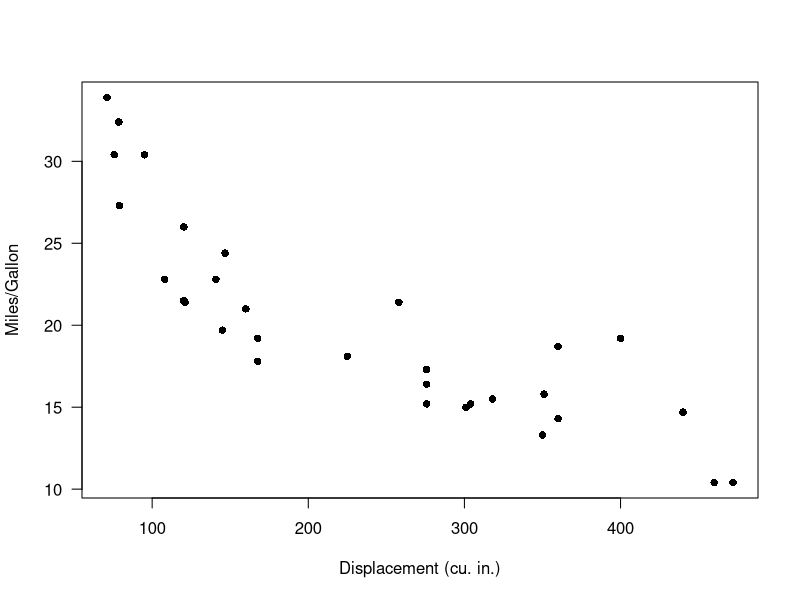
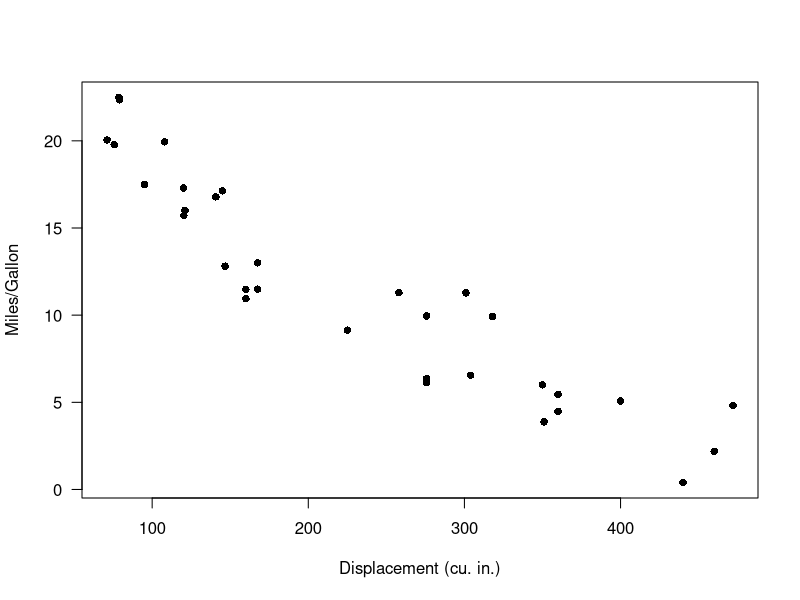

Reproduce these figures in R, in order. (Note: this script raises an error after producing the figures.)
## ---- chunk 1
knitr::opts_chunk$set(echo = TRUE, cache = TRUE)
## ---- chunk 2

#  NRES 746, Lecture 4     -------------------------------                  
#   University of Nevada, Reno                       
#   Likelihood                                       
#     Assessing the probability of the data          
#     under a fully specified data-generating model        

## ---- chunk 3

# Demo: using data simulation to make inferences ----------------

data(mtcars)    # use the 'mtcars' data set as an example 

# ?mtcars

plot(mpg~disp, data = mtcars, las = 1, pch = 16, xlab = "Displacement (cu. in.)", ylab = "Miles/Gallon")   # visualize the relationship

## ---- chunk 4

# try an exponential model

mu_func <- function(x,a,b){
  a*exp(b*x)        # deterministic exponential decline (assuming b is negative)
}

DataGenerator <- function(x,params){
  a=params[1]; b=params[2]; sigma=params[3]
  rnorm(length(x),mu_func(x,a,b),sigma)     
}

## ---- chunk 5

## generate data under an assumed process model -----------------

xvals=mtcars$disp    # xvals same as data (there is no random component here- we can't really "sample" x values)
params <- c(  
  a = 30,             # set model parameters arbitrarily (eyeballing to the data) (see Bolker book)
  b = -0.005,   # = 1/200
  sigma=2
)

yvals <- DataGenerator(xvals,params)

plot(yvals~xvals,las = 1, pch = 16, xlab = "Displacement (cu. in.)", ylab = "Miles/Gallon")      # plot the simulated data


## ---- chunk 6

## assess goodness-of-fit of a known data-generating model --------------------

VisualizeModelWithData <- function(x,params){ 
  lots=1000
  plotdat = data.frame(xseq=round(seq(min(x),max(x),length=25)))
  results = replicate(lots,DataGenerator(plotdat$xseq,params))
      # now make a boxplot of the results
  bounds=sapply(1:nrow(results), function(t) c(lb=quantile(results[t,],0.025,names=F), ub=quantile(results[t,],0.975,names=F), mean=mean(results[t,]))  )
  plotdat = cbind(plotdat,t(bounds))
  plot = ggplot(plotdat,aes(x=xseq,y=mean)) +
    geom_ribbon(aes(ymin=lb,ymax=ub),fill="gray") +
    geom_path(lwd=2) + 
    geom_point(data=mtcars,aes(x=disp,y=mpg),col="darkgreen") +
    labs(x="Displacement",y="mpg",title ="Plausible data under this model" ) +
    theme_classic()
  print(plot)
}

## ---- chunk 7

VisualizeModelWithData(xvals,params)    # run the function to visualize the range of data that could be produced under this model

## ---- chunk 8

# now change the parameters and see if the data fit to the model

params["a"]=45       # was 30
params["b"]=-0.005   
    
VisualizeModelWithData(xvals,params)   

## ---- chunk 9

# try again- select a new set of parameters

params["b"]=-0.002   # was -0.005
params["sigma"]=3    # was 2
    
VisualizeModelWithData(xvals,params)   
## ---- chunk 10

# Work with likelihood! ---------------------

obs.data <- mtcars[1,c("mpg","disp")]    # for simplicity, consider only the first observation
obs.data

## ---- chunk 11

## "best fit" parameters from above   ----------------

params["a"]=35            # fill the list with the "best fit" parameter set from above (this is still just an educated guess) 
params["b"]= -0.0029   
params["sigma"]=0.95

expected_val <- mu_func(obs.data$disp,params["a"],params["b"])   
expected_val      # expected mpg for the first observation in the "mtcars" dataset

## ---- chunk 12

## Visualize the likelihood of this single observation.  ------------------------

mu_star = expected_val   # expected (mean) value for this observation, given the data generating model
sigma_star = params['sigma']    # standard deviation

curve(dnorm(x,mu_star,sigma_star),10,30,xlab="Response outcome under the specified model",ylab="probability density")   # probability of all plausible mpg values under the data generating model.  
abline(v=obs.data$mpg,col="red",lwd=2)    # overlay the observed data

## ---- chunk 13

## compute the likelihood of the first observation  ---------------------

likelihood1 = dnorm(obs.data$mpg,mu_star,sigma_star)
likelihood1

## ---- chunk 14

## Visualize the likelihood of two observations. ---------------

obs.data <- mtcars[c(1,3),c("mpg","disp")]
obs.data

par(mfrow=c(1,2))  # set up graphics!

for(i in 1:nrow(obs.data)){
  curve(dnorm(x,mu_func(obs.data$disp[i],params['a'],params['b']),params['sigma']),10,30,xlab="mpg",ylab="probability density")   # probability density
  abline(v=obs.data$mpg[i],col="red",lwd=2)
}

## ---- chunk 15

## compute the likelihood of observing BOTH data points  ----------------

Likelihood <- dnorm(obs.data$mpg[1],mu_func(obs.data$disp[1],params['a'],params['b']),params['sigma']) *
              dnorm(obs.data$mpg[2],mu_func(obs.data$disp[2],params['a'],params['b']),params['sigma'])  
Likelihood

## ---- chunk 16
prod(dnorm(obs.data$mpg,mu_func(obs.data$disp,params['a'],params['b']),params['sigma']))
## ---- chunk 17

# and now... four observations!

obs.data <- mtcars[c(1,3,4,5),c("mpg","disp")]
obs.data

par(mfrow=c(2,2))  # set up graphics!

for(i in 1:nrow(obs.data)){
  curve(dnorm(x,mu_func(obs.data$disp[i],params['a'],params['b']),params['sigma']),10,30,xlab="mpg",ylab="probability density")   # probability density
  abline(v=obs.data$mpg[i],col="red",lwd=2)
}


## ---- chunk 18

    # compute the likelihood of observing all four data points
prod(dnorm(obs.data$mpg,mu_func(obs.data$disp,params['a'],params['b']),params['sigma']))

## ---- chunk 19

       # Finally, compute the likelihood of ALL data points in the entire data set, using the "prod()" function
full.data <- mtcars[,c("mpg","disp")]

prod(dnorm(full.data$mpg,mu_func(full.data$disp,params['a'],params['b']),params['sigma']))

## ---- chunk 20

## Compute the log-likelihood (easier to work with!)  -----------------------

l <- sum(dnorm(full.data$mpg,mu_func(full.data$disp,params['a'],params['b']),params['sigma'],log=TRUE)) 
l
exp(l)   # we can convert back to likelihood if we want...

## ---- chunk 21

# Example likelihood function!  --------------------------------

# Arguments:
#   params: bundled vector of free parameters for the known data-generating model
#   df: a data frame that holds the observed response variable and covariates
#   yvar: the name of the response variable (ancillary)
#   xvar: the name of the predictor variable (ancillary)

mtcars_LL <- function(params,df=mtcars,yvar="mpg",xvar="disp"){
  sum(dnorm(df$mpg,mu_func(df$disp,params['a'],params['b']),params['sigma'],log=TRUE)) 
}
mtcars_LL(unlist(params),df=mtcars,yvar="mpg",xvar="disp")

## ---- chunk 22

# Use numerical optimization methods to identify the maximum likelihood estimate (and the likelihood at the MLE)

optimizedLik <- optim(fn=mtcars_LL,par=params,control=list(fnscale=-1),hessian = T)  # note, the control param is set so that "optim" maximizes rather than minimizes the Log-likelihood. 

## ---- chunk 23

MLE = optimizedLik$par   # maximum likelihood parameter estimates
MLE
## ---- chunk 24

LogLik = optimizedLik$value   # log likelihood for the best model
LogLik

## ---- chunk 25

# visualize goodness-of-fit for the best model  ----------------------

xvals <- mtcars$disp
yvals <- mtcars$mpg
VisualizeModelWithData(xvals,MLE)

## ---- chunk 26

# Estimating parameter uncertainty -------------------------

# Visualize a "slice" of the likelihood function

allvals <- seq(-1/1000,-1/200,length=200)
paramslist <- lapply(allvals, function(t){MLE['b']=t;MLE } )
slice <- sapply(paramslist, function(t) exp(mtcars_LL(t))) 

plot(allvals,slice,type="l",main="Likelihood Slice",xlab="Parameter Slice for \'b\'",ylab="Likelihood")

## ---- chunk 27

# Work with log-likelihood instead...

allvals <- seq(-1/1000,-1/200,length=200)
paramslist <- lapply(allvals, function(t){MLE['b']=t;MLE } )
slice <- sapply(paramslist, function(t) mtcars_LL(t)) 

plot(allvals,slice,type="l",main="Log Likelihood Slice",xlab="Parameter Slice for \'b\'",ylab="Log-Likelihood")

## ---- chunk 28

# zoom in closer to the MLE

allvals <- seq(-1/550,-1/350,length=200)
paramslist <- lapply(allvals, function(t){MLE['b']=t;MLE } )
slice <- sapply(paramslist, function(t) mtcars_LL(t)) 

plot(allvals,slice,type="l",main="Log Likelihood Slice",xlab="Parameter Slice for \'b\'",ylab="Log-Likelihood")
## ---- chunk 29

# what parameter values are within 2 log likelihood units of the best value?  -------------

plot(allvals,slice,type="l",main="Log Likelihood Slice",xlab="Parameter Slice for \'b\'",ylab="Log-Likelihood")
abline(v=MLE['b'],lwd=3,col="blue")
abline(h=(LogLik-2))

## ---- chunk 30

# Generate an approximate 95% confidence interval for the "b" parameter -----------------

reasonable_parameter_values <- allvals[slice>=(LogLik-2)]
min(reasonable_parameter_values)
max(reasonable_parameter_values)
plot(allvals,slice,type="l",main="Log Likelihood slice",xlab="Parameter Slice for \'b\'",ylab="Log-Likelihood")
abline(v=MLE['b'],lwd=3,col="blue")
abline(h=(LogLik-2))
abline(v=min(reasonable_parameter_values),lwd=1,col="blue")
abline(v=max(reasonable_parameter_values),lwd=1,col="blue")

## ---- chunk 31

# A better confidence interval, using the likelihood "profile" -----------------

# first, visualize the likelihood surface in 2 dimensions

a <- seq(5,50,length=200)
b <- seq(-1/300,-1/800,length=200)

LLsurface <- expand.grid(a,b)
colnames(LLsurface) <- c("a","b")
paramslist <- lapply(1:nrow(LLsurface), function(t){MLE['a']=LLsurface$a[t];MLE['b']=LLsurface$b[t];MLE } )
LLsurface$LL <- sapply(paramslist, function(t) mtcars_LL(t)) 

summary(LLsurface)

ggplot(LLsurface,mapping =aes(x=a,y=b,z=LL)) +
  geom_raster(aes(fill=LL)) +
  geom_contour(breaks=seq(-100,-75,3) ,lwd=1.2) +
  scale_fill_gradient(limits=c(-125,-75)) 
  

## ---- chunk 32

# add a contour line, assuming deviances follow a chi-squared distribution

conf95 <- qchisq(0.95,2)/2  # this evaluates to around 3. Since we are varying freely across 2 dimensions, we use chisq with 2 degrees of freedom

ggplot(LLsurface,mapping =aes(x=a,y=b,z=LL)) +
  geom_raster(aes(fill=LL)) +
  geom_contour(breaks=seq(-100,-75,3) ,lwd=1.2) +
  geom_contour(breaks=LogLik-conf95 ,lwd=2,col="black") +
  scale_fill_gradient(limits=c(-125,-75)) +
  labs(title = "Log Likelihood Surface with 2D Confidence Region")

## ---- chunk 33

# visualize likelihood profiles!

profile_a <- LLsurface |> group_by(a) |> summarize(LL=max(LL)) 
profile_b <- LLsurface |> group_by(b) |> summarize(LL=max(LL)) 

reasonable_a <- profile_a$a[profile_a$LL >=(LogLik-qchisq(0.95,1)/2)]

ggplot(profile_a,aes(a,LL)) + geom_path(lwd=2) + 
  geom_vline(xintercept = c(min(reasonable_a),max(reasonable_a) )) +
  xlim(c(25,40)) + ylim(c(-110,-75))


## ---- chunk 34

# profile for the b parameter... 

reasonable_b <- profile_b$b[profile_b$LL >=(LogLik-qchisq(0.95,1)/2)]

ggplot(profile_b,aes(b,LL)) + geom_path(lwd=2) + 
  geom_vline(xintercept = c(min(reasonable_b),max(reasonable_b) )) 

## ---- chunk 35

# Compare profile and slice intervals

par(mfrow=c(1,2))
reasonable_parameter_values <- allvals[loglikelihood_slice>=(MLE$value-2)]
plot(allvals,loglikelihood_slice,type="l",main="Log Likelihood slice",xlab="Parameter \'b\'",ylab="Log-Likelihood",xlim=c(-0.0035,-0.0013))
abline(v=bestVal,lwd=3,col="blue")
abline(h=(MLE$value-2),lty=2)
abline(v=min(reasonable_parameter_values),lwd=1,col="blue")
abline(v=max(reasonable_parameter_values),lwd=1,col="blue")


profile_B <- apply(loglikelihood_surface,2,max)
reasonable_parameter_values_B <- allvals_b[profile_B >=(MLE$value-2)]
plot(allvals_b,profile_B,type="l",main="Log Likelihood profile",xlab="Parameter \'b\'",ylab="Log-Likelihood",xlim=c(-0.0035,-0.0013))
abline(v=MLE$par["b"],lwd=3,col="blue")
abline(h=(MLE$value-2),lty=2)
abline(v=min(reasonable_parameter_values_B),lwd=1,col="blue")
abline(v=max(reasonable_parameter_values_B),lwd=1,col="blue")

## ---- chunk 36

###### Practice exercise: develop a likelihood function for estimating the probability of detection of a rare frog species

ncaps <- c(3,2,6)   # number of times out of 10 that a frog is detected at 3 known-occupided wetland sites

#### construct a likelihood function


#### find the MLE using 'optim()' in R


#### find the approximate 95% confidence interval using the "rule of 2"



## ---- chunk 37

# demo: likelihood ratio test  -------------------------------

curve(dchisq(x,2),0,10,ylab="probability density",xlab="x", main="Chi-Squared distribution, df=2")

## ---- chunk 38

curve(dchisq(x,2),0,10,ylab="probability density",xlab="x", main="Chi-Squared distribution, df=2")
abline(v=qchisq(0.95,2),col="red",lwd=2)

## ---- chunk 39

curve(dchisq(x,1),0,5,ylab="probability density",xlab="x", main="Chi-Squared distribution, df=1")
abline(v=qchisq(0.95,1),col="red",lwd=2)
